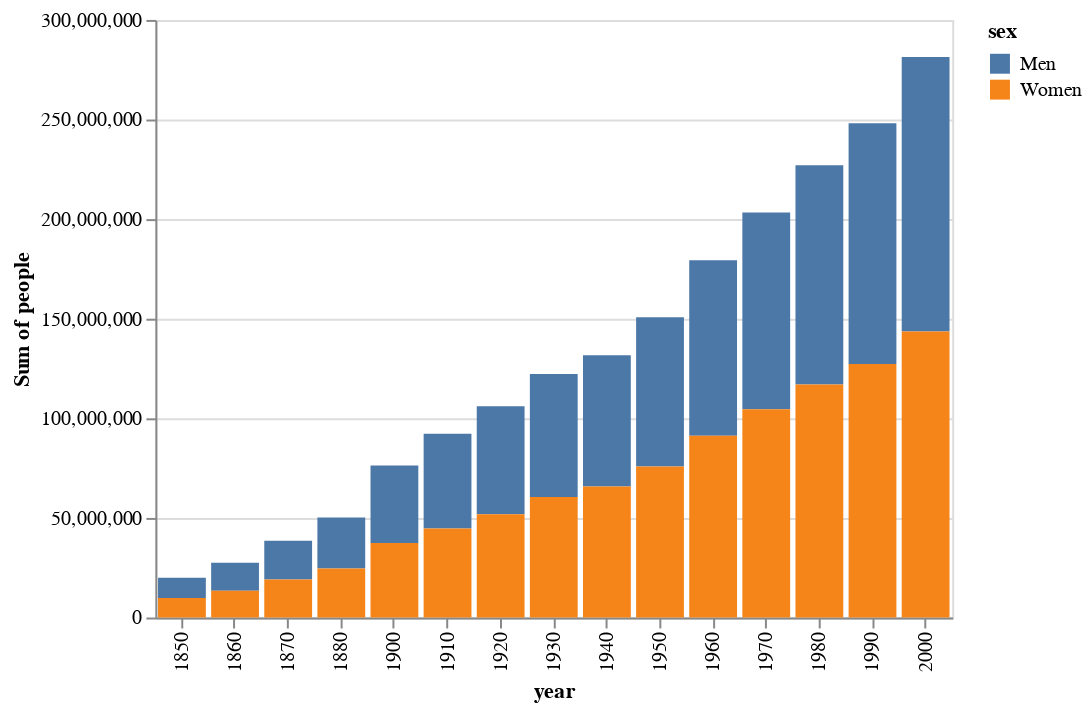

Source (notebook cell):
### Markdown cell above
One way we could address this from Python is to use tools in Pandas to re-map these column names; for example:

### Code cell
(alt
 .Chart(data=population.assign(sex = lambda fr: fr['sex'].map({1: 'Men', 2: 'Women'})))
 .mark_bar()
 .encode(
    x='year:O',
    y='sum(people):Q',
    color='sex:N'
))

### Figure 1 — Vega-Lite specification as saved in the notebook (floating-point values rounded to 4 significant figures; data arrays with more than 128 entries replaced by an {"elided": "..."} marker saying what was removed)
{"$schema": "https://vega.github.io/schema/vega-lite/v2.4.1.json", "config": {"view": {"height": 300, "width": 400}}, "data": {"values": {"elided": "570 records"}}, "encoding": {"color": {"field": "sex", "type": "nominal"}, "x": {"field": "year", "type": "ordinal"}, "y": {"aggregate": "sum", "field": "people", "type": "quantitative"}}, "mark": "bar"}
